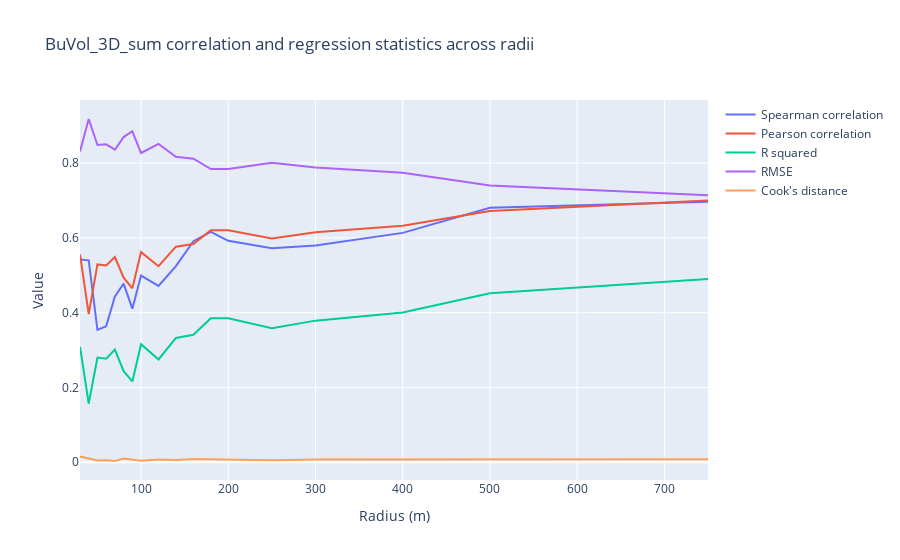

This figure's notebook cell:
### Code cell
param_scale_plot('BuVol_3D_sum')
